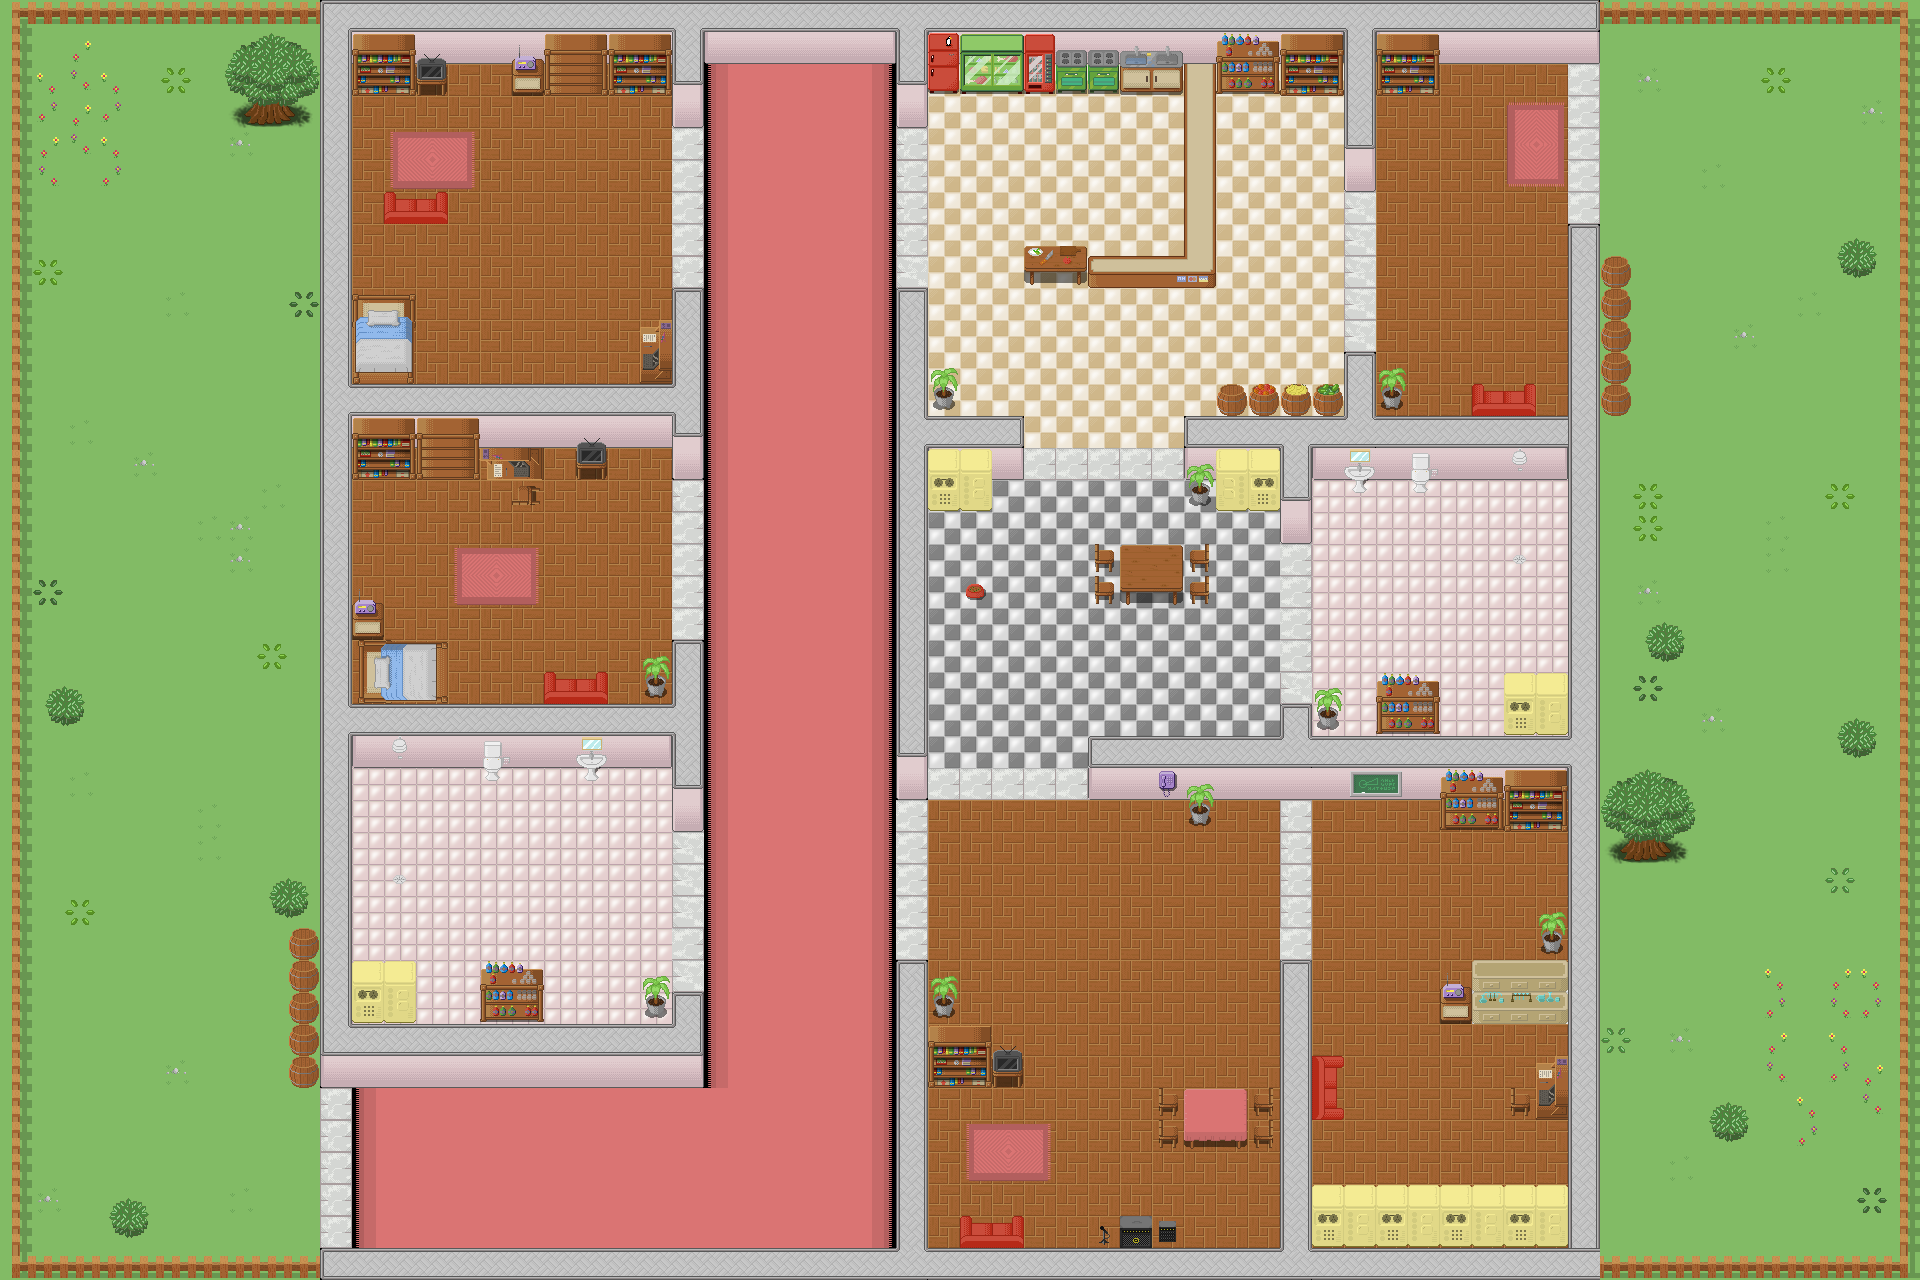

A level layout from a 2D game, rendered from its tile map. Below: a short description, then the map file with tile-grid data replaced by summaries:
An orthogonal 60x40 tile map with 32x32 px tiles, 3 tile layers (main, background, thingies) and 87 objects.

<map version="1.9" tiledversion="1.9.2" orientation="orthogonal" renderorder="right-down" width="60" height="40" tilewidth="32" tileheight="32" infinite="0" nextlayerid="5" nextobjectid="93">
 <tileset firstgid="1" source="house.tsx" />
 <layer id="1" name="main" width="60" height="40" locked="1">
  <data>[2400 cells, 2399 non-empty, 27 distinct tile ids]</data>
 </layer>
 <objectgroup id="4" name="thing_objects">
  <object id="1" x="-4" y="-6" width="1600" height="36" />
  <object id="2" x="-4" y="-8" width="32" height="1286" />
  <object id="3" x="2" y="1250" width="1596" height="26" />
  <object id="4" x="320" y="-12" width="24" height="1094" />
  <object id="5" x="328" y="12" width="374" height="50" />
  <object id="6" x="232" y="34" width="76" height="84" />
  <object id="7" x="292" y="928" width="26" height="158" />
  <object id="9" x="322" y="1026" width="379" height="57" />
  <object id="10" x="483" y="965" width="59" height="56" />
  <object id="11" x="352" y="973" width="60" height="52" />
  <object id="12" x="645" y="994" width="53" height="65" />
  <object id="13" x="643" y="715" width="56" height="47" />
  <object id="14" x="673" y="646" width="28" height="168" />
  <object id="15" x="543" y="677" width="62" height="48" />
  <object id="16" x="575" y="719" width="23" height="64" />
  <object id="17" x="478" y="728" width="24" height="50" />
  <object id="18" x="348" y="731" width="337" height="29" />
  <object id="19" x="339" y="397" width="344" height="39" />
  <object id="20" x="670" y="406" width="32" height="58" />
  <object id="22" x="347" y="411" width="125" height="52" />
  <object id="23" x="465" y="420" width="78" height="51" />
  <object id="24" x="352" y="639" width="96" height="64" />
  <object id="25" x="339" y="613" width="30" height="25" />
  <object id="26" x="341" y="28" width="73" height="55" />
  <object id="27" x="397" y="28" width="43" height="54" />
  <object id="28" x="418" y="23" width="257" height="28" />
  <object id="29" x="532" y="19" width="139" height="62" />
  <object id="30" x="515" y="38" width="25" height="27" />
  <object id="32" x="671" y="22" width="31" height="58" />
  <object id="33" x="653" y="333" width="29" height="56" />
  <object id="34" x="344" y="308" width="65" height="82" />
  <object id="35" x="387" y="195" width="61" height="23" />
  <object id="37" x="898" y="28" width="25" height="52" />
  <object id="38" x="909" y="31" width="442" height="32" />
  <object id="39" x="1342" y="21" width="32" height="122" />
  <object id="40" x="1374" y="28" width="63" height="37" />
  <object id="41" x="1348" y="353" width="24" height="92" />
  <object id="42" x="1221" y="389" width="129" height="54" />
  <object id="43" x="1187" y="421" width="120" height="49" />
  <object id="44" x="1282" y="462" width="27" height="35" />
  <object id="45" x="896" y="418" width="126" height="26" />
  <object id="46" x="893" y="287" width="32" height="469" />
  <object id="47" x="921" y="444" width="69" height="39" />
  <object id="48" x="925" y="390" width="30" height="25" />
  <object id="49" x="1028" y="248" width="58" height="35" />
  <object id="50" x="1086" y="256" width="126" height="15" />
  <object id="51" x="1185" y="29" width="28" height="232" />
  <object id="52" x="929" y="29" width="255" height="39" />
  <object id="53" x="1570" y="223" width="28" height="1053" />
  <object id="54" x="322" y="1251" width="1000" height="25" />
  <object id="55" x="895" y="964" width="27" height="288" />
  <object id="56" x="928" y="992" width="26" height="24" />
  <object id="57" x="927" y="1020" width="62" height="37" />
  <object id="58" x="992" y="1050" width="29" height="19" />
  <object id="59" x="962" y="1225" width="59" height="22" />
  <object id="60" x="1100" y="1228" width="79" height="20" />
  <object id="61" x="1168" y="1095" width="100" height="44" />
  <object id="62" x="1091" y="739" width="475" height="24" />
  <object id="63" x="1444" y="767" width="124" height="36" />
  <object id="64" x="1548" y="937" width="27" height="63" />
  <object id="65" x="1477" y="959" width="86" height="35" />
  <object id="66" x="1454" y="988" width="14" height="28" />
  <object id="67" x="1551" y="1079" width="20" height="35" />
  <object id="68" x="1524" y="1101" width="12" height="10" />
  <object id="69" x="1309" y="1062" width="20" height="48" />
  <object id="71" x="1313" y="1188" width="256" height="59" />
  <object id="72" x="1285" y="963" width="25" height="286" />
  <object id="73" x="1344" y="350" width="28" height="97" />
  <object id="74" x="1368" y="416" width="204" height="28" />
  <object id="75" x="1413" y="442" width="17" height="31" />
  <object id="76" x="1343" y="442" width="26" height="29" />
  <object id="77" x="1381" y="680" width="51" height="55" />
  <object id="78" x="1504" y="676" width="67" height="62" />
  <object id="79" x="1311" y="707" width="22" height="25" />
  <object id="80" x="1283" y="704" width="29" height="35" />
  <object id="81" x="1596" y="257" width="32" height="156" />
  <object id="82" x="1593" y="-5" width="329" height="31" />
  <object id="83" x="1898" y="20" width="22" height="1258" />
  <object id="84" x="1601" y="1256" width="308" height="23" />
  <object id="85" x="1615" y="787" width="66" height="66" />
  <object id="86" x="1104" y="552" width="97" height="44" />
  <object id="87" x="1215" y="448" width="68" height="35" />
  <object id="88" x="1480" y="388" width="52" height="27" />
  <object id="89" x="1382" y="385" width="19" height="30" />
  <object id="90" x="578" y="439" width="23" height="26" />
  <object id="91" x="1189" y="792" width="13" height="28" />
  <object id="92" x="644" y="667" width="28" height="34" />
 </objectgroup>
 <layer id="3" name="background" width="60" height="40" locked="1">
  <data>[2400 cells, 142 non-empty, 15 distinct tile ids]</data>
 </layer>
 <layer id="2" name="thingies" width="60" height="40">
  <data>[2400 cells, 480 non-empty, 121 distinct tile ids]</data>
 </layer>
</map>
